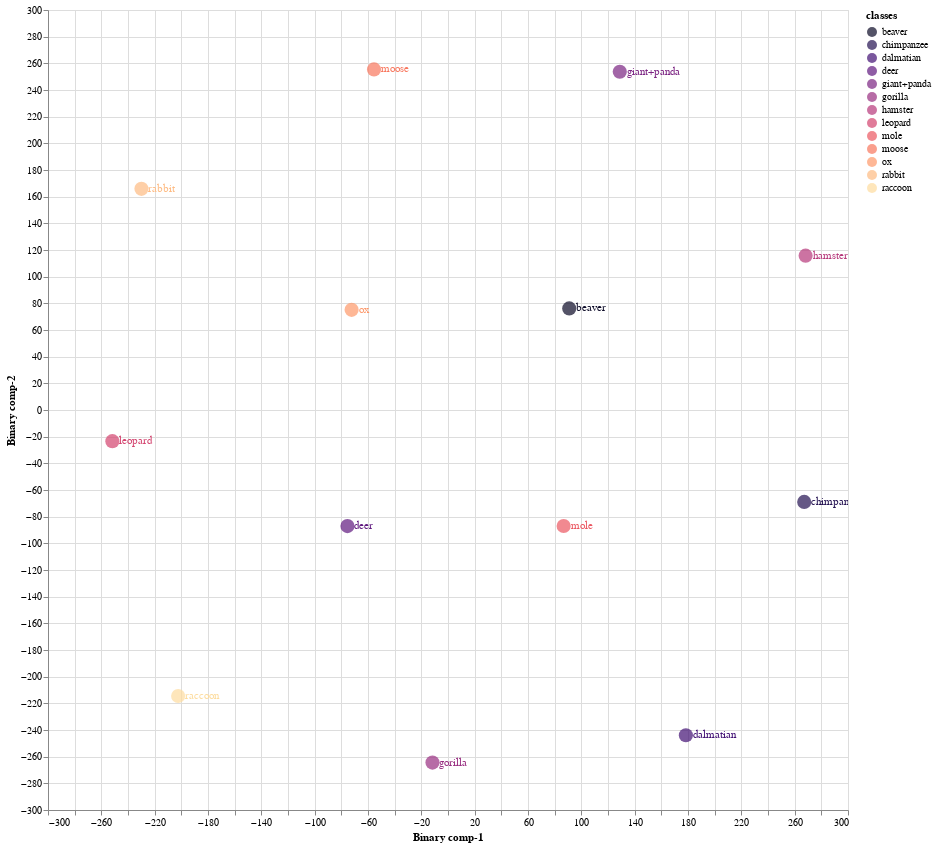
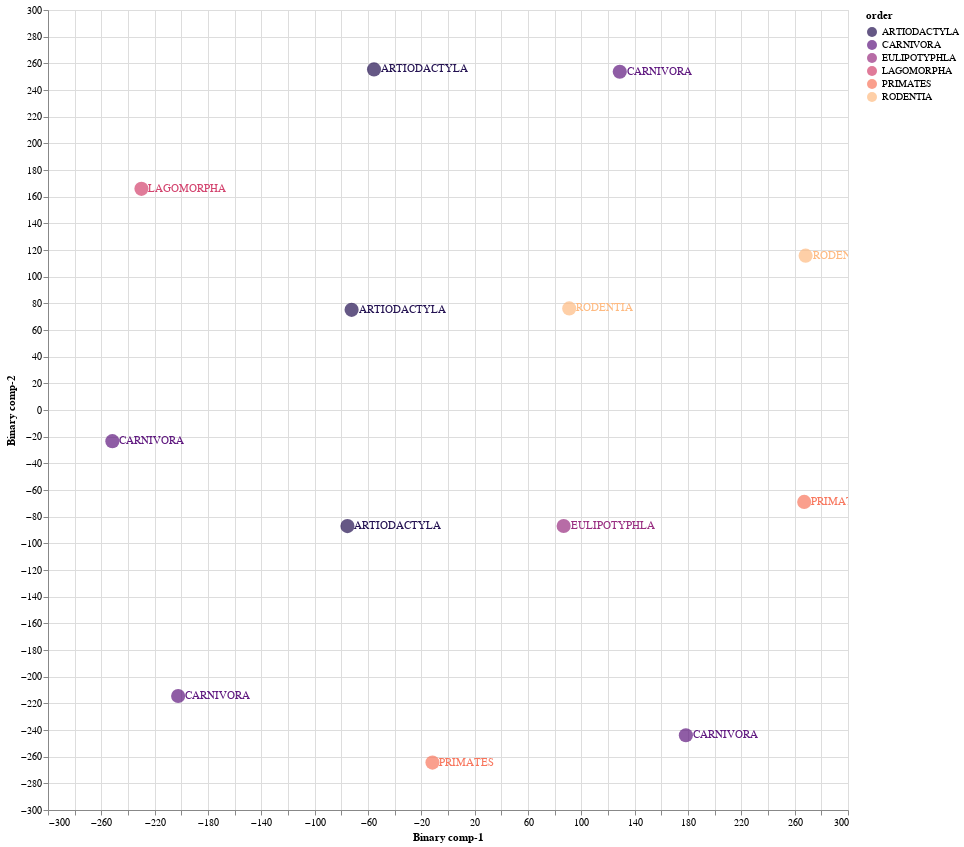

Notebook cell for these charts, in order:
### Markdown cell above
### 7.1 Train Validation Split 01

### Code cell
CZSL(mode = 'Train', split = 1, C = 1.0 , kernal = 'rbf', gamma = 'scale', degree = 3,  pred_type = 'Deterministic', dist_type = 'euclidean')

#mode
#1. "Train" - Use Train Val split
#2. "Test" - For Unseen Test Data

#split
# 1 -Train/Val Split 1
# 2 -Train/Val Split 2
# 3 -Train/Val Split 2

#pred_type
#1. "Probabilistic" - continous real numbers giving probability for prdiction to be 1
#2. "Deterministic" - 1 or 0 prediction values

#dist_type
#1. euclidean
#2. cosine
#3. hamming
#4. jaccard

### Figure 1 — Vega-Lite specification as saved in the notebook (floating-point values rounded to 4 significant figures)
{"config": {"view": {"continuousWidth": 400, "continuousHeight": 300}}, "layer": [{"mark": {"type": "circle", "size": 200}, "encoding": {"color": {"field": "classes", "scale": {"scheme": "Magma"}, "type": "nominal"}, "x": {"field": "Binary comp-1", "type": "quantitative"}, "y": {"field": "Binary comp-2", "type": "quantitative"}}, "height": 800, "selection": {"selector011": {"type": "interval", "bind": "scales", "encodings": ["x", "y"]}}, "width": 800}, {"mark": {"type": "text", "align": "left", "baseline": "middle", "dx": 7}, "encoding": {"color": {"field": "classes", "scale": {"scheme": "Magma"}, "type": "nominal"}, "text": {"field": "classes", "type": "nominal"}, "x": {"field": "Binary comp-1", "type": "quantitative"}, "y": {"field": "Binary comp-2", "type": "quantitative"}}, "height": 800, "width": 800}], "data": {"name": "data-15076f1719df7858d4acc11ceac900b5"}, "$schema": "https://vega.github.io/schema/vega-lite/v4.17.0.json", "datasets": {"data-15076f1719df7858d4acc11ceac900b5": [{"Binary comp-1": 90.93, "Binary comp-2": 76.18, "classes": "beaver", "sciName": "Aplodontia_rufa", "animal_label": 4, "animal_class": "beaver", "mainCommonName": "Mountain Beaver", "otherCommonNames": "Boomer|Sewellel|Point Arena Mountain Beaver|Point Reyes Mountain Beaver", "class": "Mammalia", "infraclass": "Placentalia", "magnorder": "Boreoeutheria", "superorder": "Euarchontoglires", "order": "RODENTIA", "suborder": "SCIUROMORPHA", "infraorder": null, "parvorder": null, "superfamily": null, "family": "APLODONTIIDAE", "subfamily": null, "tribe": null, "genus": "Aplodontia"}, {"Binary comp-1": 178.4, "Binary comp-2": -243.9, "classes": "dalmatian", "sciName": "Canis_familiaris", "animal_label": 5, "animal_class": "dalmatian", "mainCommonName": "Domestic Dog", "otherCommonNames": "Dog|Dingo|Feral Dog|New Guinea Singing Dog|Village Dog", "class": "Mammalia", "infraclass": "Placentalia", "magnorder": "Boreoeutheria", "superorder": "Laurasiatheria", "order": "CARNIVORA", "suborder": "CANIFORMIA", "infraorder": "CANOIDEA", "parvorder": null, "superfamily": null, "family": "CANIDAE", "subfamily": null, "tribe": null, "genus": "Canis"}, {"Binary comp-1": 86.74, "Binary comp-2": -86.98, "classes": "mole", "sciName": "Talpa_altaica", "animal_label": 12, "animal_class": "mole", "mainCommonName": "Altai Mole", "otherCommonNames": "Siberian Mole", "class": "Mammalia", "infraclass": "Placentalia", "magnorder": "Boreoeutheria", "superorder": "Laurasiatheria", "order": "EULIPOTYPHLA", "suborder": null, "infraorder": null, "parvorder": null, "superfamily": null, "family": "TALPIDAE", "subfamily": "TALPINAE", "tribe": "TALPINI", "genus": "Talpa"}, {"Binary comp-1": -251.7, "Binary comp-2": -23.38, "classes": "leopard", "sciName": "Panthera_pardus", "animal_label": 15, "animal_class": "leopard", "mainCommonName": "Leopard", "otherCommonNames": "Panther", "class": "Mammalia", "infraclass": "Placentalia", "magnorder": "Boreoeutheria", "superorder": "Laurasiatheria", "order": "CARNIVORA", "suborder": "FELIFORMIA", "infraorder": "FELOIDEA", "parvorder": null, "superfamily": null, "family": "FELIDAE", "subfamily": "PANTHERINAE", "tribe": null, "genus": "Panthera"}, {"Binary comp-1": -55.5, "Binary comp-2": 255.4, "classes": "moose", "sciName": "Alces_alces", "animal_label": 16, "animal_class": "moose", "mainCommonName": "Moose", "otherCommonNames": "Elk|Eurasian Elk|Caucasian Moose", "class": "Mammalia", "infraclass": "Placentalia", "magnorder": "Boreoeutheria", "superorder": "Laurasiatheria", "order": "ARTIODACTYLA", "suborder": "RUMINANTIA", "infraorder": "PECORA", "parvorder": null, "superfamily": null, "family": "CERVIDAE", "subfamily": "CAPREOLINAE", "tribe": "ALCEINI", "genus": "Alces"}, {"Binary comp-1": -11.64, "Binary comp-2": -264.4, "classes": "gorilla", "sciName": "Gorilla_gorilla", "animal_label": 20, "animal_class": "gorilla", "mainCommonName": "Western Gorilla", "otherCommonNames": "Lowland Gorilla|Cross River Gorilla|Western Lowland Gorilla", "class": "Mammalia", "infraclass": "Placentalia", "magnorder": "Boreoeutheria", "superorder": "Euarchontoglires", "order": "PRIMATES", "suborder": "HAPLORHINI", "infraorder": "SIMIIFORMES", "parvorder": "CATARRHINI", "superfamily": "HOMINOIDEA", "family": "HOMINIDAE", "subfamily": "HOMININAE", "tribe": null, "genus": "Gorilla"}, {"Binary comp-1": -72.29, "Binary comp-2": 75.13, "classes": "ox", "sciName": "Bos_sauveli", "animal_label": 21, "animal_class": "ox", "mainCommonName": "Kouprey", "otherCommonNames": "Gray Ox|Indochinese Forest Ox", "class": "Mammalia", "infraclass": "Placentalia", "magnorder": "Boreoeutheria", "superorder": "Laurasiatheria", "order": "ARTIODACTYLA", "suborder": "RUMINANTIA", "infraorder": "PECORA", "parvorder": null, "superfamily": null, "family": "BOVIDAE", "subfamily": "BOVINAE", "tribe": "BOVINI", "genus": "Bos"}, {"Binary comp-1": 267.2, "Binary comp-2": -68.95, "classes": "chimpanzee", "sciName": "Pan_troglodytes", "animal_label": 25, "animal_class": "chimpanzee", "mainCommonName": "Chimpanzee", "otherCommonNames": "Chimpanzee|Common Chimpanzee|Robust Chimpanzee|Central Chimpanzee|Eastern Chimpanzee|Nigeria-Cameroon Chimpanzee|Western Chimpanzee", "class": "Mammalia", "infraclass": "Placentalia", "magnorder": "Boreoeutheria", "superorder": "Euarchontoglires", "order": "PRIMATES", "suborder": "HAPLORHINI", "infraorder": "SIMIIFORMES", "parvorder": "CATARRHINI", "superfamily": "HOMINOIDEA", "family": "HOMINIDAE", "subfamily": "HOMININAE", "tribe": null, "genus": "Pan"}, {"Binary comp-1": 268.2, "Binary comp-2": 115.7, "classes": "hamster", "sciName": "Mesocricetus_brandti", "animal_label": 26, "animal_class": "hamster", "mainCommonName": "Brandt's Hamster", "otherCommonNames": "Turkish Hamster", "class": "Mammalia", "infraclass": "Placentalia", "magnorder": "Boreoeutheria", "superorder": "Euarchontoglires", "order": "RODENTIA", "suborder": "SUPRAMYOMORPHA", "infraorder": "MYOMORPHI", "parvorder": null, "superfamily": "MUROIDEA", "family": "CRICETIDAE", "subfamily": "CRICETINAE", "tribe": null, "genus": "Mesocricetus"}, {"Binary comp-1": -229.9, "Binary comp-2": 165.9, "classes": "rabbit", "sciName": "Pentalagus_furnessi", "animal_label": 29, "animal_class": "rabbit", "mainCommonName": "Amami Rabbit", "otherCommonNames": "Ryukyu Rabbit", "class": "Mammalia", "infraclass": "Placentalia", "magnorder": "Boreoeutheria", "superorder": "Euarchontoglires", "order": "LAGOMORPHA", "suborder": null, "infraorder": null, "parvorder": null, "superfamily": null, "family": "LEPORIDAE", "subfamily": null, "tribe": null, "genus": "Pentalagus"}, {"Binary comp-1": 128.8, "Binary comp-2": 253.7, "classes": "giant+panda", "sciName": "Ailuropoda_melanoleuca", "animal_label": 39, "animal_class": "giant+panda", "mainCommonName": "Giant Panda", "otherCommonNames": "Da Xiong Mao", "class": "Mammalia", "infraclass": "Placentalia", "magnorder": "Boreoeutheria", "superorder": "Laurasiatheria", "order": "CARNIVORA", "suborder": "CANIFORMIA", "infraorder": "ARCTOIDEA", "parvorder": null, "superfamily": "URSOIDEA", "family": "URSIDAE", "subfamily": "AILUROPODINAE", "tribe": null, "genus": "Ailuropoda"}, {"Binary comp-1": -75.42, "Binary comp-2": -87.08, "classes": "deer", "sciName": "Hydropotes_inermis", "animal_label": 40, "animal_class": "deer", "mainCommonName": "Chinese Water Deer", "otherCommonNames": null, "class": "Mammalia", "infraclass": "Placentalia", "magnorder": "Boreoeutheria", "superorder": "Laurasiatheria", "order": "ARTIODACTYLA", "suborder": "RUMINANTIA", "infraorder": "PECORA", "parvorder": null, "superfamily": null, "family": "CERVIDAE", "subfamily": "CAPREOLINAE", "tribe": "CAPREOLINI", "genus": "Hydropotes"}, {"Binary comp-1": -202.4, "Binary comp-2": -214.5, "classes": "raccoon", "sciName": "Procyon_lotor", "animal_label": 48, "animal_class": "raccoon", "mainCommonName": "Northern Raccoon", "otherCommonNames": "Common Raccoon", "class": "Mammalia", "infraclass": "Placentalia", "magnorder": "Boreoeutheria", "superorder": "Laurasiatheria", "order": "CARNIVORA", "suborder": "CANIFORMIA", "infraorder": "ARCTOIDEA", "parvorder": null, "superfamily": "MUSTELOIDEA", "family": "PROCYONIDAE", "subfamily": null, "tribe": null, "genus": "Procyon"}]}}

### Figure 2 — Vega-Lite specification as saved in the notebook (floating-point values rounded to 4 significant figures)
{"config": {"view": {"continuousWidth": 400, "continuousHeight": 300}}, "layer": [{"mark": {"type": "circle", "size": 200}, "encoding": {"color": {"field": "order", "scale": {"scheme": "Magma"}, "type": "nominal"}, "x": {"field": "Binary comp-1", "type": "quantitative"}, "y": {"field": "Binary comp-2", "type": "quantitative"}}, "height": 800, "selection": {"selector012": {"type": "interval", "bind": "scales", "encodings": ["x", "y"]}}, "width": 800}, {"mark": {"type": "text", "align": "left", "baseline": "middle", "dx": 7}, "encoding": {"color": {"field": "order", "scale": {"scheme": "Magma"}, "type": "nominal"}, "text": {"field": "order", "type": "nominal"}, "x": {"field": "Binary comp-1", "type": "quantitative"}, "y": {"field": "Binary comp-2", "type": "quantitative"}}, "height": 800, "width": 800}], "data": {"name": "data-15076f1719df7858d4acc11ceac900b5"}, "$schema": "https://vega.github.io/schema/vega-lite/v4.17.0.json", "datasets": {"data-15076f1719df7858d4acc11ceac900b5": [{"Binary comp-1": 90.93, "Binary comp-2": 76.18, "classes": "beaver", "sciName": "Aplodontia_rufa", "animal_label": 4, "animal_class": "beaver", "mainCommonName": "Mountain Beaver", "otherCommonNames": "Boomer|Sewellel|Point Arena Mountain Beaver|Point Reyes Mountain Beaver", "class": "Mammalia", "infraclass": "Placentalia", "magnorder": "Boreoeutheria", "superorder": "Euarchontoglires", "order": "RODENTIA", "suborder": "SCIUROMORPHA", "infraorder": null, "parvorder": null, "superfamily": null, "family": "APLODONTIIDAE", "subfamily": null, "tribe": null, "genus": "Aplodontia"}, {"Binary comp-1": 178.4, "Binary comp-2": -243.9, "classes": "dalmatian", "sciName": "Canis_familiaris", "animal_label": 5, "animal_class": "dalmatian", "mainCommonName": "Domestic Dog", "otherCommonNames": "Dog|Dingo|Feral Dog|New Guinea Singing Dog|Village Dog", "class": "Mammalia", "infraclass": "Placentalia", "magnorder": "Boreoeutheria", "superorder": "Laurasiatheria", "order": "CARNIVORA", "suborder": "CANIFORMIA", "infraorder": "CANOIDEA", "parvorder": null, "superfamily": null, "family": "CANIDAE", "subfamily": null, "tribe": null, "genus": "Canis"}, {"Binary comp-1": 86.74, "Binary comp-2": -86.98, "classes": "mole", "sciName": "Talpa_altaica", "animal_label": 12, "animal_class": "mole", "mainCommonName": "Altai Mole", "otherCommonNames": "Siberian Mole", "class": "Mammalia", "infraclass": "Placentalia", "magnorder": "Boreoeutheria", "superorder": "Laurasiatheria", "order": "EULIPOTYPHLA", "suborder": null, "infraorder": null, "parvorder": null, "superfamily": null, "family": "TALPIDAE", "subfamily": "TALPINAE", "tribe": "TALPINI", "genus": "Talpa"}, {"Binary comp-1": -251.7, "Binary comp-2": -23.38, "classes": "leopard", "sciName": "Panthera_pardus", "animal_label": 15, "animal_class": "leopard", "mainCommonName": "Leopard", "otherCommonNames": "Panther", "class": "Mammalia", "infraclass": "Placentalia", "magnorder": "Boreoeutheria", "superorder": "Laurasiatheria", "order": "CARNIVORA", "suborder": "FELIFORMIA", "infraorder": "FELOIDEA", "parvorder": null, "superfamily": null, "family": "FELIDAE", "subfamily": "PANTHERINAE", "tribe": null, "genus": "Panthera"}, {"Binary comp-1": -55.5, "Binary comp-2": 255.4, "classes": "moose", "sciName": "Alces_alces", "animal_label": 16, "animal_class": "moose", "mainCommonName": "Moose", "otherCommonNames": "Elk|Eurasian Elk|Caucasian Moose", "class": "Mammalia", "infraclass": "Placentalia", "magnorder": "Boreoeutheria", "superorder": "Laurasiatheria", "order": "ARTIODACTYLA", "suborder": "RUMINANTIA", "infraorder": "PECORA", "parvorder": null, "superfamily": null, "family": "CERVIDAE", "subfamily": "CAPREOLINAE", "tribe": "ALCEINI", "genus": "Alces"}, {"Binary comp-1": -11.64, "Binary comp-2": -264.4, "classes": "gorilla", "sciName": "Gorilla_gorilla", "animal_label": 20, "animal_class": "gorilla", "mainCommonName": "Western Gorilla", "otherCommonNames": "Lowland Gorilla|Cross River Gorilla|Western Lowland Gorilla", "class": "Mammalia", "infraclass": "Placentalia", "magnorder": "Boreoeutheria", "superorder": "Euarchontoglires", "order": "PRIMATES", "suborder": "HAPLORHINI", "infraorder": "SIMIIFORMES", "parvorder": "CATARRHINI", "superfamily": "HOMINOIDEA", "family": "HOMINIDAE", "subfamily": "HOMININAE", "tribe": null, "genus": "Gorilla"}, {"Binary comp-1": -72.29, "Binary comp-2": 75.13, "classes": "ox", "sciName": "Bos_sauveli", "animal_label": 21, "animal_class": "ox", "mainCommonName": "Kouprey", "otherCommonNames": "Gray Ox|Indochinese Forest Ox", "class": "Mammalia", "infraclass": "Placentalia", "magnorder": "Boreoeutheria", "superorder": "Laurasiatheria", "order": "ARTIODACTYLA", "suborder": "RUMINANTIA", "infraorder": "PECORA", "parvorder": null, "superfamily": null, "family": "BOVIDAE", "subfamily": "BOVINAE", "tribe": "BOVINI", "genus": "Bos"}, {"Binary comp-1": 267.2, "Binary comp-2": -68.95, "classes": "chimpanzee", "sciName": "Pan_troglodytes", "animal_label": 25, "animal_class": "chimpanzee", "mainCommonName": "Chimpanzee", "otherCommonNames": "Chimpanzee|Common Chimpanzee|Robust Chimpanzee|Central Chimpanzee|Eastern Chimpanzee|Nigeria-Cameroon Chimpanzee|Western Chimpanzee", "class": "Mammalia", "infraclass": "Placentalia", "magnorder": "Boreoeutheria", "superorder": "Euarchontoglires", "order": "PRIMATES", "suborder": "HAPLORHINI", "infraorder": "SIMIIFORMES", "parvorder": "CATARRHINI", "superfamily": "HOMINOIDEA", "family": "HOMINIDAE", "subfamily": "HOMININAE", "tribe": null, "genus": "Pan"}, {"Binary comp-1": 268.2, "Binary comp-2": 115.7, "classes": "hamster", "sciName": "Mesocricetus_brandti", "animal_label": 26, "animal_class": "hamster", "mainCommonName": "Brandt's Hamster", "otherCommonNames": "Turkish Hamster", "class": "Mammalia", "infraclass": "Placentalia", "magnorder": "Boreoeutheria", "superorder": "Euarchontoglires", "order": "RODENTIA", "suborder": "SUPRAMYOMORPHA", "infraorder": "MYOMORPHI", "parvorder": null, "superfamily": "MUROIDEA", "family": "CRICETIDAE", "subfamily": "CRICETINAE", "tribe": null, "genus": "Mesocricetus"}, {"Binary comp-1": -229.9, "Binary comp-2": 165.9, "classes": "rabbit", "sciName": "Pentalagus_furnessi", "animal_label": 29, "animal_class": "rabbit", "mainCommonName": "Amami Rabbit", "otherCommonNames": "Ryukyu Rabbit", "class": "Mammalia", "infraclass": "Placentalia", "magnorder": "Boreoeutheria", "superorder": "Euarchontoglires", "order": "LAGOMORPHA", "suborder": null, "infraorder": null, "parvorder": null, "superfamily": null, "family": "LEPORIDAE", "subfamily": null, "tribe": null, "genus": "Pentalagus"}, {"Binary comp-1": 128.8, "Binary comp-2": 253.7, "classes": "giant+panda", "sciName": "Ailuropoda_melanoleuca", "animal_label": 39, "animal_class": "giant+panda", "mainCommonName": "Giant Panda", "otherCommonNames": "Da Xiong Mao", "class": "Mammalia", "infraclass": "Placentalia", "magnorder": "Boreoeutheria", "superorder": "Laurasiatheria", "order": "CARNIVORA", "suborder": "CANIFORMIA", "infraorder": "ARCTOIDEA", "parvorder": null, "superfamily": "URSOIDEA", "family": "URSIDAE", "subfamily": "AILUROPODINAE", "tribe": null, "genus": "Ailuropoda"}, {"Binary comp-1": -75.42, "Binary comp-2": -87.08, "classes": "deer", "sciName": "Hydropotes_inermis", "animal_label": 40, "animal_class": "deer", "mainCommonName": "Chinese Water Deer", "otherCommonNames": null, "class": "Mammalia", "infraclass": "Placentalia", "magnorder": "Boreoeutheria", "superorder": "Laurasiatheria", "order": "ARTIODACTYLA", "suborder": "RUMINANTIA", "infraorder": "PECORA", "parvorder": null, "superfamily": null, "family": "CERVIDAE", "subfamily": "CAPREOLINAE", "tribe": "CAPREOLINI", "genus": "Hydropotes"}, {"Binary comp-1": -202.4, "Binary comp-2": -214.5, "classes": "raccoon", "sciName": "Procyon_lotor", "animal_label": 48, "animal_class": "raccoon", "mainCommonName": "Northern Raccoon", "otherCommonNames": "Common Raccoon", "class": "Mammalia", "infraclass": "Placentalia", "magnorder": "Boreoeutheria", "superorder": "Laurasiatheria", "order": "CARNIVORA", "suborder": "CANIFORMIA", "infraorder": "ARCTOIDEA", "parvorder": null, "superfamily": "MUSTELOIDEA", "family": "PROCYONIDAE", "subfamily": null, "tribe": null, "genus": "Procyon"}]}}
